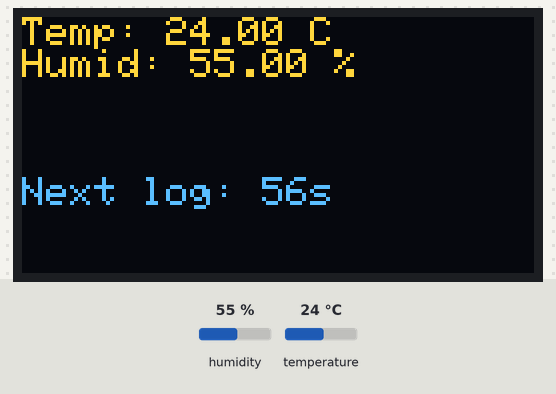
Recording of a sketch running on a simulated Arduino Uno, built with avr-gcc and run on an emulated ATmega328P. Parts: 128×64 one-colour display. The inputs (shaded band) are chosen by the test bench; at power-on: humidity 55 %, temperature 24 °C. The OLED is the two-colour kind (top 16 rows yellow); storage starts empty.

Above: at 3.3 s.
3.4 s: humidity set to 22 %
At 5.9 s:
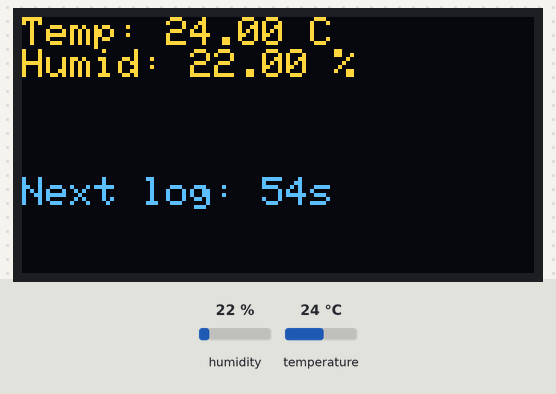
6.8 s: temperature set to 12 °C
At 9.2 s:
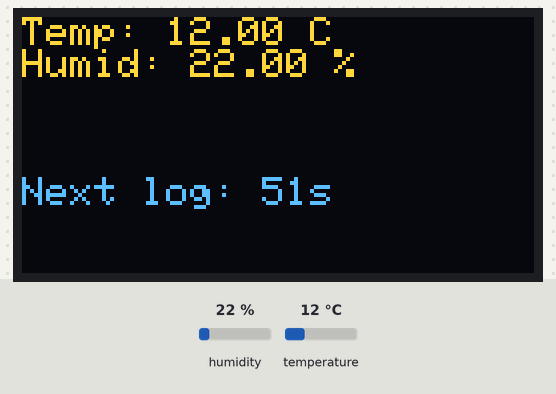
10.9 s: humidity set to 40 %
At 13.2 s:
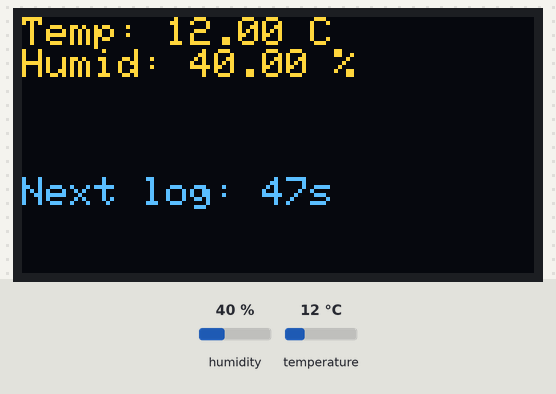
15.1 s: temperature set to 19 °C
At 18.5 s:
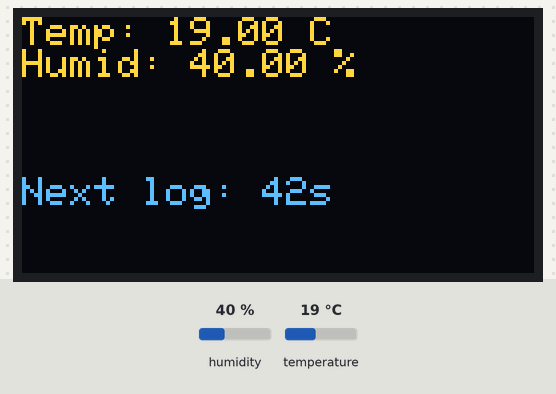
Timing chart, 0 to 20.0 s (numbered marks = the images above; inputs shaded):
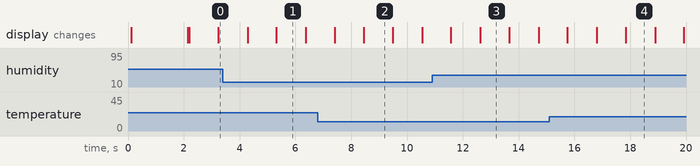

The sketch:

temp_logger.ino
```cpp
/*
 * Temperature Logger
 * logs temp/humidity to SD card every minute
 * displays on OLED screen
 *
 * wiring:
 * - DHT11: pin 4, 5V, GND
 * - OLED (I2C): SDA/A4, SCL/A5, VCC, GND
 * - SD Card module: SPI pins + 10 for CS
 */

#include <DHT.h>
#include <Wire.h>
#include <Adafruit_GFX.h>
#include <Adafruit_SSD1306.h>
#include <SPI.h>
#include <SD.h>

#define DHT_PIN 4
#define DHT_TYPE DHT11
#define SD_CS 10
#define OLED_RESET 4

DHT dht(DHT_PIN, DHT_TYPE);
Adafruit_SSD1306 display(128, 64, &Wire, OLED_RESET);

File dataFile;

const long LOG_INTERVAL = 60000;  // 1 minute
unsigned long lastLogTime = 0;

void setup() {
  Serial.begin(9600);

  dht.begin();

  // init OLED
  if (!display.begin(SSD1306_SWITCHCAPVCC, 0x3C)) {
    Serial.println("OLED failed");
    return;
  }
  display.clearDisplay();
  display.setTextSize(1);
  display.setTextColor(SSD1306_WHITE);
  display.setCursor(0, 0);
  display.println("Temp Logger");
  display.display();

  // init SD card
  if (!SD.begin(SD_CS)) {
    display.println("SD card failed!");
    display.display();
    Serial.println("SD card initialization failed");
    return;
  }
  display.println("SD card OK");
  display.display();

  // create/open log file
  dataFile = SD.open("templog.csv", FILE_WRITE);
  if (!dataFile) {
    display.println("Could not open log file");
    display.display();
    return;
  }

  // write header if file is new
  if (dataFile.size() == 0) {
    dataFile.println("timestamp,temp_c,humidity%");
  }
  dataFile.close();

  delay(2000);
  display.clearDisplay();
  display.display();
}

void loop() {
  unsigned long currentTime = millis();

  // read sensor
  float humidity = dht.readHumidity();
  float temperature = dht.readTemperature();

  if (isnan(humidity) || isnan(temperature)) {
    Serial.println("Failed to read from DHT sensor");
    display.clearDisplay();
    display.setCursor(0, 0);
    display.println("Sensor error");
    display.display();
    return;
  }

  // display current readings
  display.clearDisplay();
  display.setCursor(0, 0);
  display.print("Temp: ");
  display.print(temperature);
  display.println(" C");
  display.print("Humid: ");
  display.print(humidity);
  display.println(" %");

  // show next log time
  unsigned long timeUntilLog = LOG_INTERVAL - (currentTime % LOG_INTERVAL);
  display.setCursor(0, 40);
  display.print("Next log: ");
  display.print(timeUntilLog / 1000);
  display.println("s");

  display.display();

  // log to SD card
  if (currentTime - lastLogTime >= LOG_INTERVAL) {
    logToSD(temperature, humidity);
    lastLogTime = currentTime;

    // blink LED to show logging happened
    digitalWrite(13, HIGH);
    delay(100);
    digitalWrite(13, LOW);
  }

  delay(1000);
}

void logToSD(float temp, float humid) {
  dataFile = SD.open("templog.csv", FILE_WRITE);

  if (dataFile) {
    dataFile.print(millis());
    dataFile.print(",");
    dataFile.print(temp);
    dataFile.print(",");
    dataFile.println(humid);
    dataFile.close();

    Serial.print("Logged: ");
    Serial.print(temp);
    Serial.print("C, ");
    Serial.println(humid);
  } else {
    Serial.println("Error opening log file");
  }
}
```

Measured:
- what the display in image 1 shows lasts 1.1 s, from 5.3 s to 6.4 s
- what the display in image 2 shows lasts 1.0 s, from 8.5 s to 9.5 s
